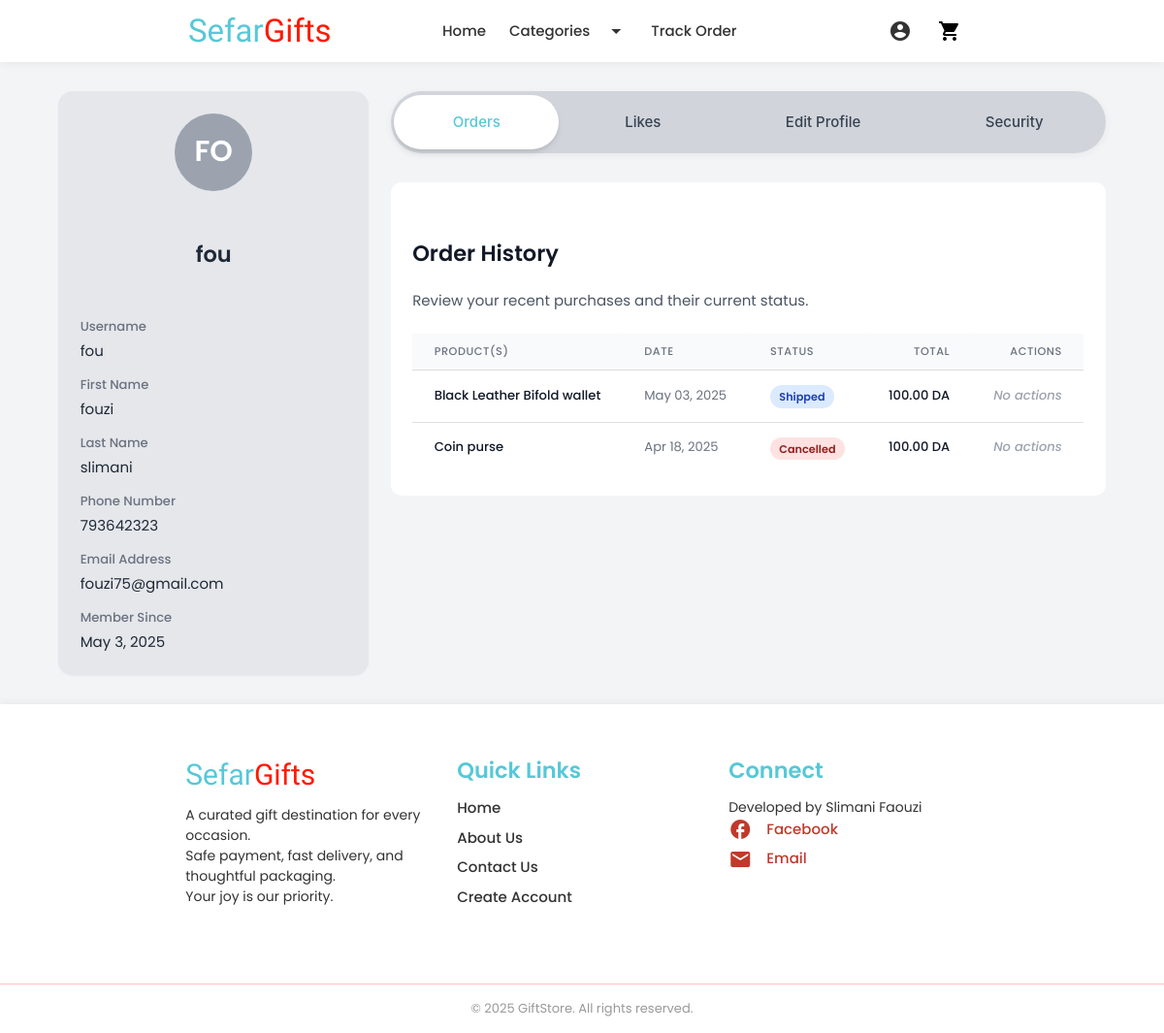
Page /my_account.php (signed in) on the earlier database version.
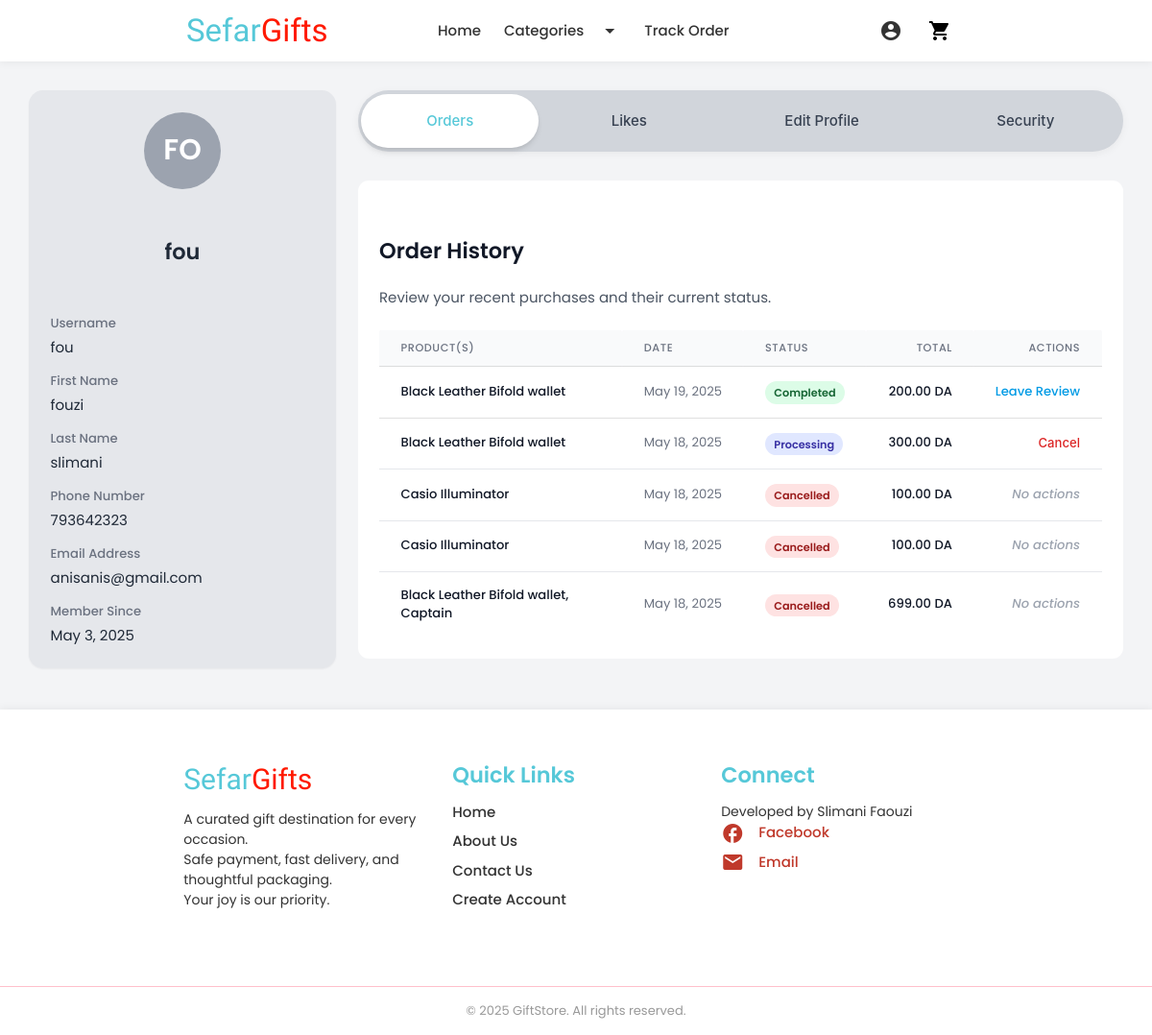
Same page on the later database version.
### tables this page shows
CREATE TABLE IF NOT EXISTS `users` (
  `id` int NOT NULL AUTO_INCREMENT,
  `fname` varchar(10) NOT NULL,
  `lname` varchar(10) NOT NULL,
  `phone` int NOT NULL,
  `email` varchar(30) NOT NULL,
  `username` varchar(10) NOT NULL,
  `password` varchar(255) DEFAULT NULL,
  `role` enum('admin','client') NOT NULL DEFAULT 'client',
  `created_at` timestamp NULL DEFAULT CURRENT_TIMESTAMP,
  PRIMARY KEY (`id`)
);

CREATE TABLE IF NOT EXISTS `orders` (
  `id` int NOT NULL AUTO_INCREMENT,
  `user_name` varchar(100) DEFAULT NULL,
  `email` varchar(150) DEFAULT NULL,
  `address` text,
  `total_price` decimal(10,2) DEFAULT NULL,
  `order_status` enum('processing','validated','completed','cancelled','returned') DEFAULT 'processing',
  `created_at` timestamp NULL DEFAULT CURRENT_TIMESTAMP,
  `phone` varchar(20) DEFAULT NULL,
  `user_id` int DEFAULT NULL,
  PRIMARY KEY (`id`),
  KEY `user_id` (`user_id`)
);

### my_account.php (the view, shortened to what the changed rows need)
<?php
$db = new mysqli("localhost", "root", "", "giftstore");
$user_id = $_SESSION['id'];
$order_stmt = $db->prepare("
    SELECT
        o.id,
        o.created_at,
        o.order_status,
        o.total_price,
        GROUP_CONCAT(oi.product_name SEPARATOR ', ') AS product_name
    FROM orders o
    JOIN order_items oi ON o.id = oi.order_id
    WHERE o.user_id = ?
    GROUP BY o.id
    ORDER BY o.created_at DESC
");
if (!$order_stmt) {
    error_log("My Account Orders Prepare failed: " . $db->error);
    $orders = [];
} else {
    $order_stmt->bind_param("i", $user_id);
    $order_stmt->execute();
    $orders = $order_stmt->get_result()->fetch_all(MYSQLI_ASSOC);
}
$stmt = $db->prepare("SELECT username, email, fname, lname, phone, created_at FROM users WHERE id = ?");
if (!$stmt) {
    error_log("My Account User Info Prepare failed: " . $db->error);
    $user = [];
} else {
    $stmt->bind_param("i", $user_id);
    $stmt->execute();
    $result = $stmt->get_result();
    $user = $result->fetch_assoc();
}
?>
<!DOCTYPE html>
<html lang="en">
<head>
    <script src="https://cdn.tailwindcss.com"></script>
</head>
<body class="bg-gray-100">
    <?php include("navbar.php");  ?>
    <div class="max-w-7xl mx-auto px-4 sm:px-6 lg:px-8 py-8">
        <div class="account-grid">
            <aside class="lg:sticky lg:top-8 self-start">
                <div class="bg-gray-200 rounded-2xl p-6 h-full shadow-sm">
                    <div class="flex flex-col items-center mb-8">
                        <div class="profile-initial-circle mb-4">
                            <?php
                            $firstLetter = !empty($user['username']) ? strtoupper(substr($user['username'], 0, 1)) : 'U';
                            $secondLetter = strlen($user['username']) > 1 ? strtoupper(substr($user['username'], 1, 1)) : '';
                            echo htmlspecialchars($firstLetter . ($secondLetter ?: ''));
                            ?>
                        </div>
                        <h2 class="text-2xl font-semibold text-gray-800">
                            <?= htmlspecialchars($user['username'] ?? 'Guest User') ?>
                        </h2>
                    </div>
                    <dl class="space-y-4 text-sm">
                        <div>
                            <dt class="text-gray-500 font-medium mb-1">Username</dt>
                            <dd class="text-gray-800 text-base break-words"><?= htmlspecialchars($user['username'] ?? 'N/A') ?></dd>
                        </div>
                        <div>
                            <dt class="text-gray-500 font-medium mb-1">First Name</dt>
                            <dd class="text-gray-800 text-base"><?= htmlspecialchars($user['fname'] ?? 'N/A') ?></dd>
                        </div>
                        <div>
                            <dt class="text-sm font-medium text-gray-500 mb-1">Last Name</dt>
                            <dd class="text-gray-800 text-base"><?= htmlspecialchars($user['lname'] ?? 'N/A') ?></dd>
                        </div>
                        <div>
                            <dt class="text-sm font-medium text-gray-500 mb-1">Phone Number</dt>
                            <dd class="text-gray-800 text-base"><?= htmlspecialchars($user['phone'] ?? 'N/A') ?></dd>
                        </div>
                        <div>
                            <dt class="text-sm font-medium text-gray-500 mb-1">Email Address</dt>
                            <dd class="text-gray-800 text-base break-words"><?= htmlspecialchars($user['email'] ?? 'N/A') ?></dd>
                        </div>
                        <div>
                            <dt class="text-sm font-medium text-gray-500 mb-1">Member Since</dt>
                            <dd class="text-gray-800 text-base">
                                <?= isset($user['created_at']) ? date('F j, Y', strtotime($user['created_at'])) : 'N/A' ?>
                            </dd>
                        </div>
                    </dl>
                </div>
            </aside>
            <main class="min-w-0">
                <section id="orders" class="content-section-card">
                    <div class="flex justify-between items-center mb-4">
                        <h2 class="text-xl lg:text-2xl font-semibold text-gray-900">Order History</h2>
                    </div>
                    <div class="overflow-x-auto">
                        <table class="min-w-full divide-y divide-gray-200 orders-table">
                            <thead class="bg-gray-50">
                                <tr>
                                    <th class="px-4 lg:px-6 py-3 text-left text-xs font-medium text-gray-500 uppercase tracking-wider">Product(s)</th>
                                    <th class="px-4 lg:px-6 py-3 text-left text-xs font-medium text-gray-500 uppercase tracking-wider">Date</th>
                                    <th class="px-4 lg:px-6 py-3 text-left text-xs font-medium text-gray-500 uppercase tracking-wider">Status</th>
                                    <th class="px-4 lg:px-6 py-3 text-right text-xs font-medium text-gray-500 uppercase tracking-wider">Total</th>
                                    <th class="px-4 lg:px-6 py-3 text-right text-xs font-medium text-gray-500 uppercase tracking-wider">Actions</th>
                                </tr>
                            </thead>
                            <tbody class="bg-white divide-y divide-gray-200">
                                <?php if (!empty($orders)): ?>
                                    <?php foreach ($orders as $order): ?>
                                        <tr class="hover:bg-gray-50 transition-colors">
                                            <td class="px-4 lg:px-6 py-4 whitespace-normal text-sm font-medium text-gray-900 max-w-xs break-words">
                                                <?= htmlspecialchars($order['product_name']) ?>
                                            </td>
                                            <td class="px-4 lg:px-6 py-4 whitespace-nowrap text-sm text-gray-500">
                                                <?= date('M d, Y', strtotime($order['created_at'])) ?>
                                            </td>
                                            <td class="px-4 lg:px-6 py-4 whitespace-nowrap">
                                                <?php
                                                $statusColorMapping = [
                                                    'cancelled' => 'red', 'failed' => 'red',
                                                    'shipped' => 'blue', 'delivered' => 'green',
                                                    'pending' => 'yellow', 'processing' => 'indigo',
                                                    'completed' => 'green'
                                                ];
                                                $statusColor = $statusColorMapping[strtolower($order['order_status'])] ?? 'gray';
                                                ?>
                                                <span class="px-2.5 py-1 rounded-full text-xs font-semibold bg-<?= $statusColor ?>-100 text-<?= $statusColor ?>-800">
                                                    <?= ucfirst(htmlspecialchars($order['order_status'])) ?>
                                                </span>
                                            </td>
                                            <td class="px-4 lg:px-6 py-4 whitespace-nowrap text-right text-sm font-medium text-gray-900">
                                                <?= number_format($order['total_price'], 2) ?> DA
                                            </td>
                                            <td class="px-4 lg:px-6 py-4 whitespace-nowrap text-right text-sm font-medium">
                                                <?php if (strtolower($order['order_status']) === 'processing' || strtolower($order['order_status']) === 'pending'): ?>
                                                    <form action="cancel_order.php" method="POST" class="inline">
                                                        <button type="submit"
                                                            class="text-red-600 hover:text-red-800 text-sm font-medium"
                                                            onclick="return confirm('Are you sure you want to cancel this order?')">
                                                            Cancel
                                                        </button>
                                                    </form>
                                                <?php elseif (strtolower($order['order_status']) === 'completed'): ?>
                                                    <a href="review.php?order_id=<?= $order['id'] ?>"
                                                       class="text-turquoise-primary hover:text-cyan-700 text-sm font-medium">
                                                        Leave Review
                                                    </a>
                                                <?php else: ?>
                                                    <span class="text-gray-400 text-sm italic">No actions</span>
                                                <?php endif; ?>
                                            </td>
                                        </tr>
                                    <?php endforeach; ?>
                                <?php endif; ?>
                            </tbody>
                        </table>
                    </div>
                </section>
            </main>
        </div>
    </div>
</body>
</html>

Differences in the rows shown:
removed orders: product_name "Black Leather Bifold wallet", created_at "May 03, 2025", order_status "Shipped", total_price "100.00", shows "No actions"
removed orders: product_name "Coin purse", created_at "Apr 18, 2025", order_status "Cancelled", total_price "100.00", shows "No actions"
changed users "FO": email "fouzi75@gmail.com" → "anisanis@gmail.com"
added orders: product_name "Black Leather Bifold wallet", created_at "May 19, 2025", order_status "Completed", total_price "200.00"
added orders: product_name "Black Leather Bifold wallet", created_at "May 18, 2025", order_status "Processing", total_price "300.00"
added orders: product_name "Casio Illuminator", created_at "May 18, 2025", order_status "Cancelled", total_price "100.00", shows "No actions"
added orders: product_name "Casio Illuminator", created_at "May 18, 2025", order_status "Cancelled", total_price "100.00", shows "No actions"
added orders: product_name "Black Leather Bifold wallet, Captain", created_at "May 18, 2025", order_status "Cancelled", total_price "699.00", shows "No actions"
